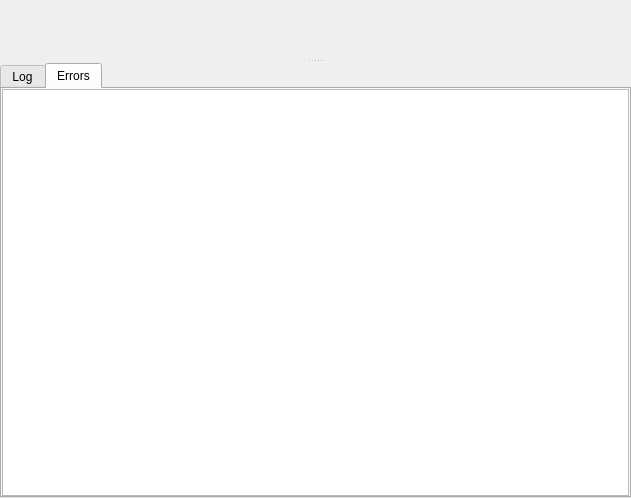
<?xml version="1.0" encoding="UTF-8"?>
<ui version="4.0">
 <class>MInfo</class>
 <widget class="QWidget" name="MInfo">
  <property name="geometry">
   <rect>
    <x>0</x>
    <y>0</y>
    <width>631</width>
    <height>498</height>
   </rect>
  </property>
  <property name="windowTitle">
   <string notr="true"/>
  </property>
  <layout class="QVBoxLayout" name="verticalLayout">
   <property name="spacing">
    <number>0</number>
   </property>
   <property name="leftMargin">
    <number>0</number>
   </property>
   <property name="topMargin">
    <number>0</number>
   </property>
   <property name="rightMargin">
    <number>0</number>
   </property>
   <property name="bottomMargin">
    <number>0</number>
   </property>
   <item>
    <widget class="QSplitter" name="splitter">
     <property name="orientation">
      <enum>Qt::Orientation::Vertical</enum>
     </property>
     <widget class="QWidget" name="mapmeta_edit" native="true">
      <property name="sizePolicy">
       <sizepolicy hsizetype="Expanding" vsizetype="Expanding">
        <horstretch>0</horstretch>
        <verstretch>0</verstretch>
       </sizepolicy>
      </property>
     </widget>
     <widget class="QTabWidget" name="information_tab_widget">
      <property name="sizePolicy">
       <sizepolicy hsizetype="Preferred" vsizetype="Preferred">
        <horstretch>0</horstretch>
        <verstretch>0</verstretch>
       </sizepolicy>
      </property>
      <property name="currentIndex">
       <number>1</number>
      </property>
      <widget class="QWidget" name="logTab">
       <attribute name="title">
        <string>Log</string>
       </attribute>
       <layout class="QVBoxLayout" name="verticalLayout_2">
        <property name="spacing">
         <number>0</number>
        </property>
        <property name="leftMargin">
         <number>0</number>
        </property>
        <property name="topMargin">
         <number>0</number>
        </property>
        <property name="rightMargin">
         <number>0</number>
        </property>
        <property name="bottomMargin">
         <number>0</number>
        </property>
        <item>
         <widget class="QTextEdit" name="logTextArea">
          <property name="font">
           <font>
            <family>Noto Sans</family>
            <pointsize>10</pointsize>
            <bold>false</bold>
            <kerning>false</kerning>
           </font>
          </property>
          <property name="undoRedoEnabled">
           <bool>false</bool>
          </property>
          <property name="readOnly">
           <bool>true</bool>
          </property>
         </widget>
        </item>
       </layout>
      </widget>
      <widget class="QWidget" name="errorTab">
       <attribute name="title">
        <string>Errors</string>
       </attribute>
       <layout class="QVBoxLayout" name="verticalLayout_3">
        <property name="spacing">
         <number>0</number>
        </property>
        <property name="leftMargin">
         <number>0</number>
        </property>
        <property name="topMargin">
         <number>0</number>
        </property>
        <property name="rightMargin">
         <number>0</number>
        </property>
        <property name="bottomMargin">
         <number>0</number>
        </property>
        <item>
         <widget class="QTextEdit" name="errorTextArea">
          <property name="undoRedoEnabled">
           <bool>false</bool>
          </property>
          <property name="readOnly">
           <bool>true</bool>
          </property>
         </widget>
        </item>
       </layout>
      </widget>
     </widget>
    </widget>
   </item>
  </layout>
 </widget>
 <resources/>
 <connections/>
</ui>
